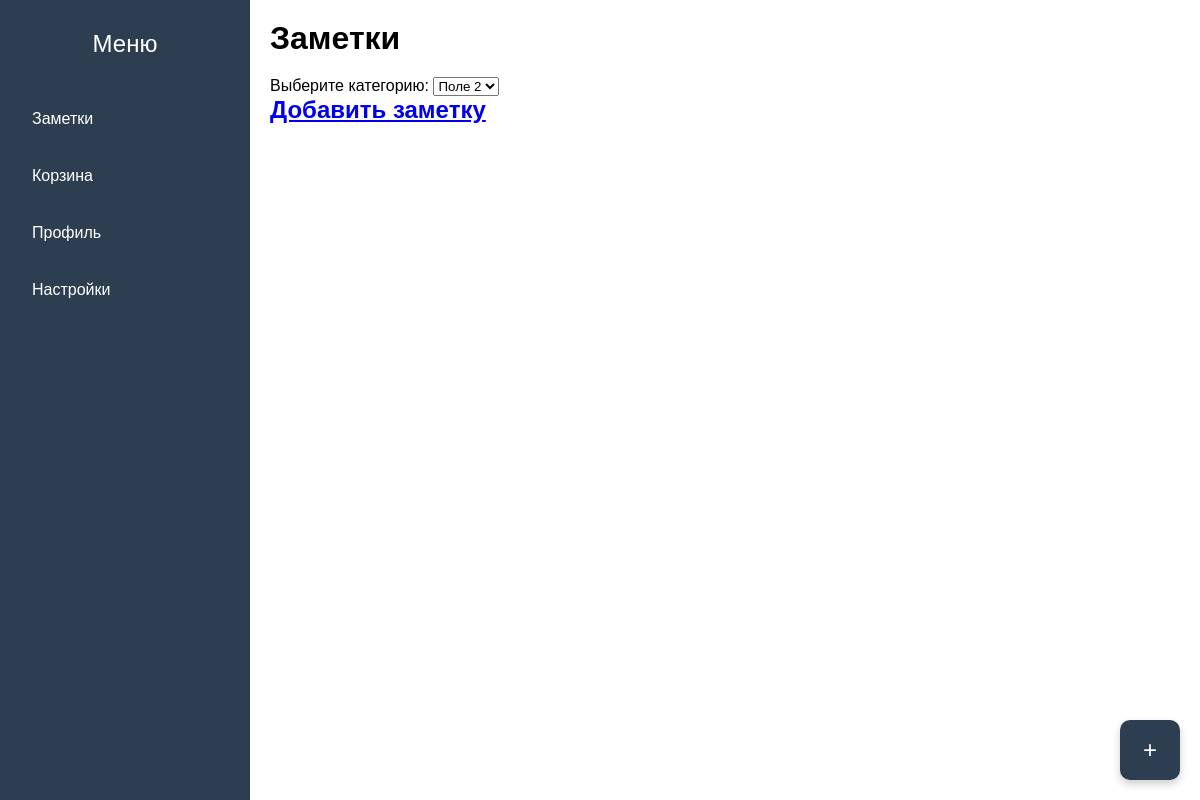
The app's page /, older data.
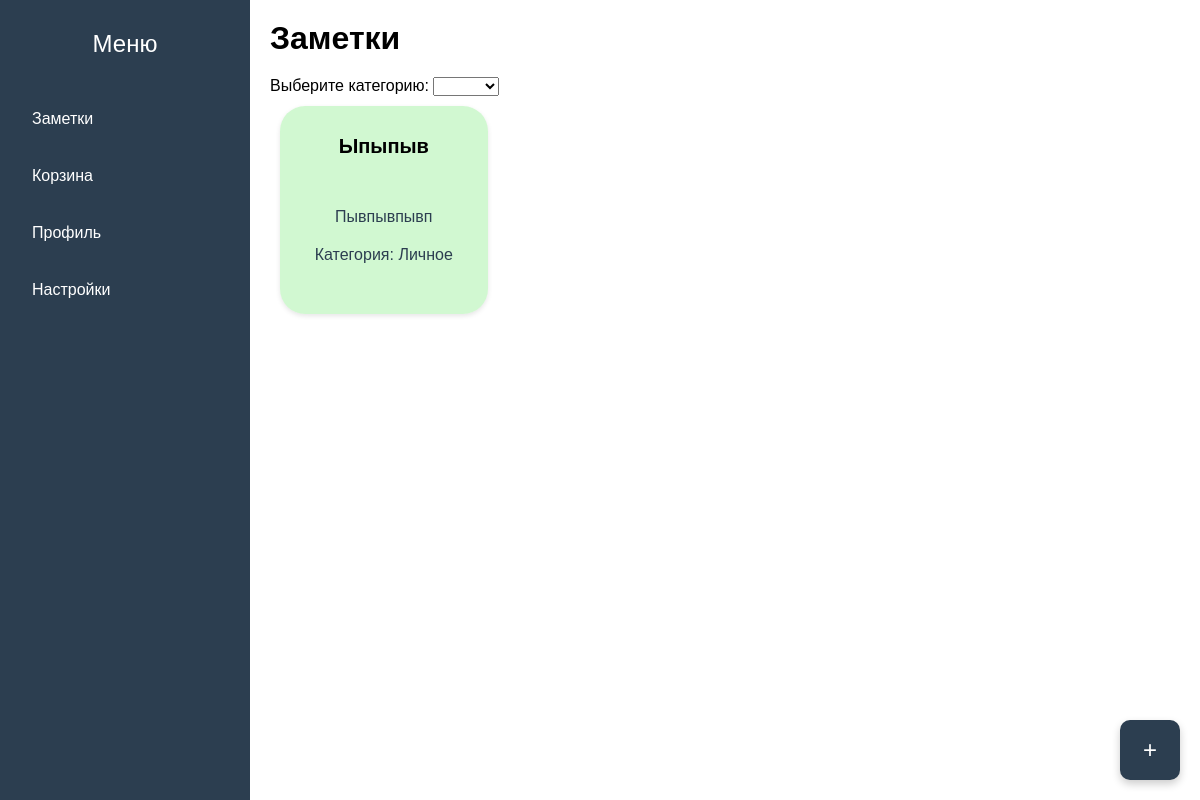
The same page, newer data.
### note/models.py (models this page shows, shortened)
class Note(models.Model):
    class Color(models.TextChoices):
        DEFAULT = 'default', 'Обычный'
        RED = 'red', 'Красный'
        BlUE = 'blue', 'Голубой'
        YELLOW = 'yellow', 'Желтый'
        GREEN = 'green', 'Зеленый'
    class AccessibleManager(models.Manager):
        def get_queryset(self):
            return Note.objects.filter(is_deleted=False)
    title = models.CharField(
        max_length=255, blank=False, verbose_name='Название')
    text = models.TextField(blank=True, verbose_name='Текст')
    time_create = models.DateTimeField(
        auto_now_add=True, verbose_name='Время создания')
    time_update = models.DateTimeField(
        auto_now=True, verbose_name='Время обновления')
    color = models.CharField(max_length=15, choices=Color.choices,
                             blank=True, default=Color.DEFAULT, verbose_name='Цвет заметки')
    is_deleted = models.BooleanField(
        blank=False, default=False, verbose_name='В корзине')
    category = models.ForeignKey(
        'Category', on_delete=models.SET_NULL, null=True, blank=True, verbose_name='Категория')
    objects = models.Manager()
    public = AccessibleManager()

class Category(models.Model):
    name = models.CharField(max_length=50, blank=False,
                            verbose_name='Название')
    slug = models.SlugField(blank=False, verbose_name='Slug')
    def __str__(self):
        return self.name

### note/views.py (the view)
# urls.py: path('', views.IndexPage.as_view(), name='index'),
class IndexPage(DataMixin, ListView):
    template_name = 'note/index.html'
    title = 'Главная'
    h1 = 'Заметки'
    def get_queryset(self):
        if self.request.GET.get('cat_id'):
            return Note.public.filter(category=self.request.GET['cat_id'])
        return Note.public.all()

### note/templatetags/note_extras.py (called while the page is built)
@register.inclusion_tag('note/tags/show_notes.html')
def show_notes(notes):
    return {'notes': notes}

### note/utils.py (called while the page is built)
    def get_mixin_context(self, context, **kwargs):
        context['title'] = self.title
        context['h1'] = self.h1
        context.update(**kwargs)
        return context

    def get_context_data(self, **kwargs):
        context = super().get_context_data(**kwargs)
        return self.get_mixin_context(context)

### note/templates/note/index.html (shortened to what this page needs)
{% extends 'base.html' %}
{% load static %}
{% load note_extras %}
{% block content %}
    <form id="fieldSelectionForm">
        <label for="fields">Выберите категорию:</label>
        <select id="fields" name="fields">
            {% for note in notes %}
                <option value="field1">{{ note.ca }}</option>
            {% endfor %}
            <option value="field2">Поле 2</option>
        </select>
    </form>
    {% show_notes notes %}
    <button class="floating-button" onclick="window.location.href='{% url 'add_note' %}'">+</button>
{% endblock %}

### note/templates/note/tags/show_notes.html
<div class="notes-list">
    {% for note in notes %}
        <a href="{% url 'change_note' note.pk %}" class="note-card {{ note.color }}">
            <h2>{{ note.title }}</h2>
            <p>{{ note.text }}</p>
            <p>Категория: {{ note.category }}</p>
        </a>
    {% empty %}
        <a href="{% url 'add_note' %}"><h2>Добавить заметку</h2></a>
    {% endfor %}
</div>

Row changes from the older to the newer data that the page shows:
added Note: title "Ыпыпыв", text "Пывпывпывп", category "Личное"
Text that changed along with them:
form field fields: "Поле 2" → (not shown)
text no longer shown: "Добавить заметку"
